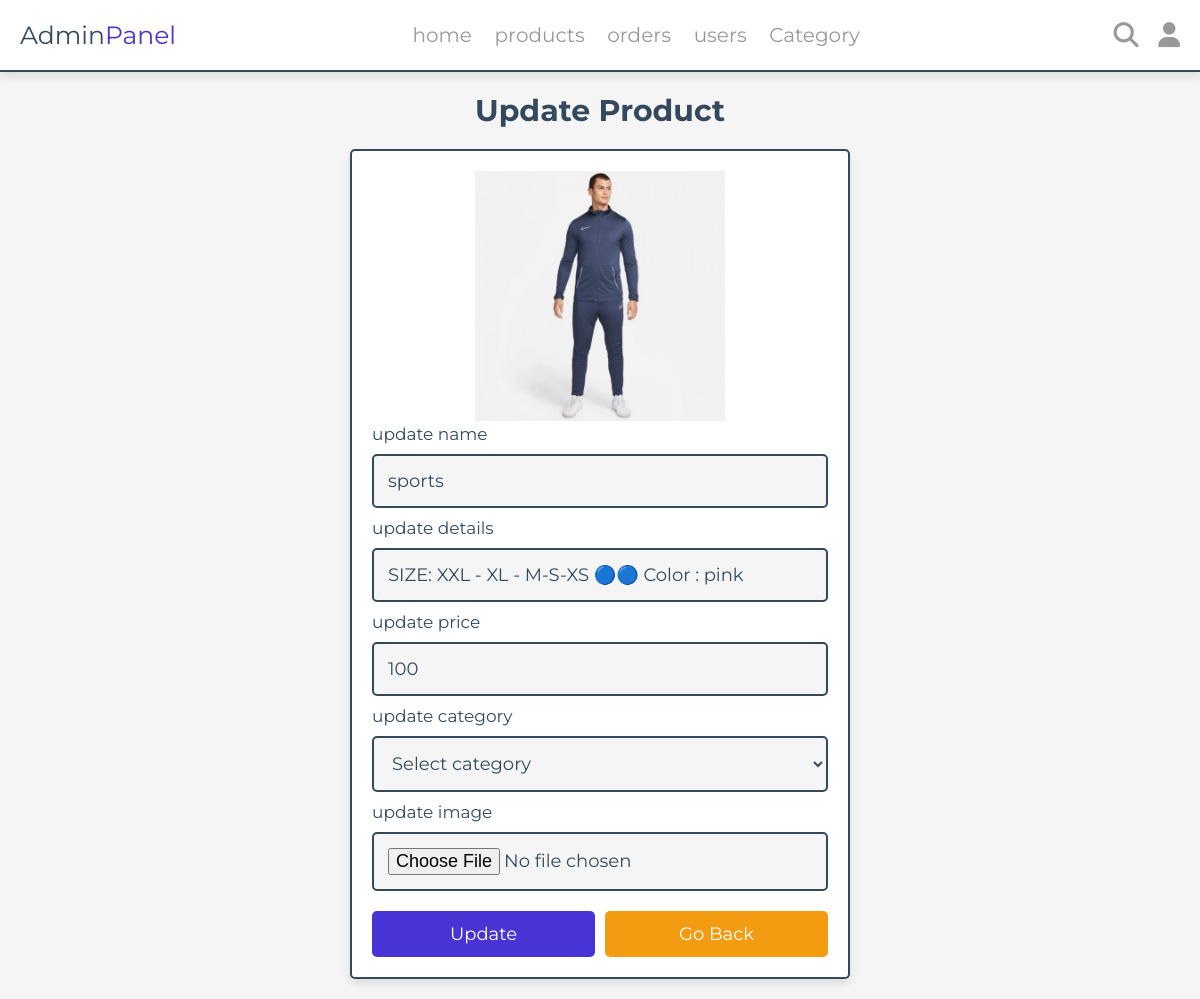
The page /update_product.php?update=3 (signed in) on the database its author committed.
### tables this page shows
CREATE TABLE `products` (
  `id` int(100) NOT NULL,
  `name` varchar(100) NOT NULL,
  `price` int(10) NOT NULL,
  `image` varchar(250) NOT NULL,
  `category` int(100) NOT NULL,
  `details` varchar(200) NOT NULL
);

### update_product.php (the view, shortened to what this page needs)
<?php
include 'components\connect.php';
?>
<!DOCTYPE html>
<html lang="en">
<head>
   <link rel="stylesheet" href="https://cdnjs.cloudflare.com/ajax/libs/font-awesome/6.1.1/css/all.min.css">
   <link rel="stylesheet" href="css\admin_style.css">
</head>
<body>
   <?php include 'components\admin_header.php' ?>
   <section class="update-product">
      <h1 class="heading">update product</h1>
      <?php
      $update_id = $_GET['update'];
      $show_products = $conn->prepare("SELECT * FROM `products` WHERE id = ?");
      $show_products->execute([$update_id]);
      if ($show_products->rowCount() > 0) {
         while ($fetch_products = $show_products->fetch(PDO::FETCH_ASSOC)) {
            ?>
            <form action="" method="POST" enctype="multipart/form-data">
               <img src="project images/<?= $fetch_products['image']; ?>" alt="">
               <span>update name</span>
               <input type="text" required placeholder="enter product name" name="name" maxlength="100" class="box"
                  value="<?= $fetch_products['name']; ?>">
               <span>update details</span>
               <input type="text" required placeholder="enter product details" name="details" maxlength="100" class="box"
                  value="<?= $fetch_products['details']; ?>">
               <span>update price</span>
               <input type="text" min="0" max="9999999999" required placeholder="enter product price" name="price"
                  onkeypress="if(this.value.length == 10) return false;" class="box" value="<?= $fetch_products['price']; ?>">
               <span>update category</span>
               <select name="category" class="box" required>
                  <option value="" disabled selected>Select category</option>
               </select>
               <span>update image</span>
               <input type="file" name="image" class="box" accept="image/jpg, image/jpeg, image/png, image/webp">
               <div class="flex-btn">
                  <input type="submit" value="update" class="btn" name="update">
                  <a href="products.php" class="option-btn">go back</a>
               </div>
            </form>
            <?php
         }
      } else {
         echo '<p class="empty">no products added yet!</p>';
      }
      ?>
   </section>
</body>
</html>

### css/admin_style.css (style rules this page uses)
:root { --main-color:#4834d4; --red:#e74c3c; --orange:#f39c12; --black:#34495e; --white:#fff; --light-bg:#f5f5f5; --light-color:#999; --border:.2rem solid var(--black); --box-shadow:0 .5rem 1rem rgba(0,0,0,.1); }
* { font-family: 'Montserrat', sans-serif; margin:0; padding:0; box-sizing: border-box; text-decoration: none; outline: none; border:none; }
html { font-size: 62.5%; overflow-x: hidden; }
body { background-color: var(--light-bg); }
section { max-width: 1200px; margin:0 auto; padding:2rem; }
.btn, .delete-btn, .option-btn { display: block; margin-top: 1rem; border-radius: .5rem; cursor: pointer; width: 100%; font-size: 1.8rem; color:var(--white); padding:1.2rem 3rem; text-transform: capitalize; text-align: center; }
.btn { background-color: var(--main-color); }
.option-btn { background-color: var(--orange); }
.flex-btn { display: flex; gap:1rem; }
.heading { text-align: center; margin-bottom: 2rem; text-transform: capitalize; color:var(--black); font-size: 3rem; }
.update-product form { margin:0 auto; max-width: 50rem; background-color: var(--white); border-radius: .5rem; box-shadow: var(--box-shadow); border:var(--border); padding:2rem; }
.update-product form img { height: 25rem; width: 100%; object-fit: contain; }
.update-product form .box { background-color: var(--light-bg); border:var(--border); width: 100%; padding:1.4rem; font-size: 1.8rem; color:var(--black); border-radius: .5rem; margin: 1rem 0; }
.update-product form span { font-size: 1.7rem; color:var(--black); }

### rows shown on the page
products: image (picture), name "sports", details "SIZE: XXL - XL - M-S-XS 🔵🔵 Color : pink", price "100"
